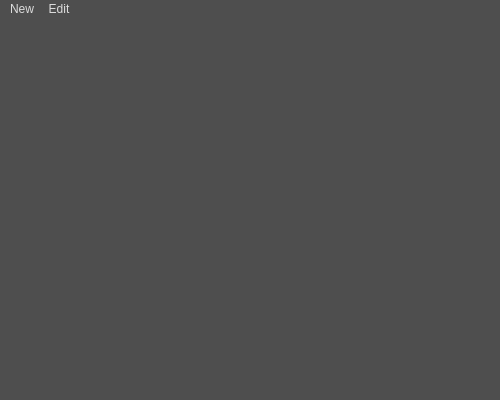
<?xml version="1.0" encoding="UTF-8"?>
<ui version="4.0">
 <class>MainWindow</class>
 <widget class="QMainWindow" name="MainWindow">
  <property name="geometry">
   <rect>
    <x>0</x>
    <y>0</y>
    <width>500</width>
    <height>400</height>
   </rect>
  </property>
  <property name="windowTitle">
   <string>MainWindow</string>
  </property>
  <widget class="QWidget" name="centralWidget">
   <property name="styleSheet">
    <string notr="true">background-color: rgb(78,78,78);</string>
   </property>
  </widget>
  <widget class="QMenuBar" name="menuBar">
   <property name="geometry">
    <rect>
     <x>0</x>
     <y>0</y>
     <width>500</width>
     <height>22</height>
    </rect>
   </property>
   <property name="styleSheet">
    <string notr="true">background-color: rgb(78, 78, 78);
font: 10pt &quot;Arial&quot;;
color: rgb(220, 220, 220);</string>
   </property>
   <widget class="QMenu" name="menuNew">
    <property name="title">
     <string>New</string>
    </property>
   </widget>
   <widget class="QMenu" name="menuEdit">
    <property name="title">
     <string>Edit</string>
    </property>
    <widget class="QMenu" name="menuAppearance">
     <property name="title">
      <string>Appearance</string>
     </property>
     <addaction name="actionBlack"/>
     <addaction name="actionBlack_Piano"/>
     <addaction name="actionPokedex_Orange"/>
     <addaction name="actionPokedex_Red"/>
     <addaction name="actionCustom"/>
    </widget>
    <addaction name="menuAppearance"/>
   </widget>
   <addaction name="menuNew"/>
   <addaction name="menuEdit"/>
  </widget>
  <action name="actionBlack">
   <property name="text">
    <string>Black</string>
   </property>
  </action>
  <action name="actionBlack_Piano">
   <property name="text">
    <string>Black Piano</string>
   </property>
  </action>
  <action name="actionPokedex_Orange">
   <property name="text">
    <string>Orange</string>
   </property>
  </action>
  <action name="actionPokedex_Red">
   <property name="text">
    <string>Red</string>
   </property>
  </action>
  <action name="actionCustom">
   <property name="text">
    <string>Custom</string>
   </property>
  </action>
 </widget>
 <layoutdefault spacing="6" margin="11"/>
 <resources/>
 <connections/>
</ui>
